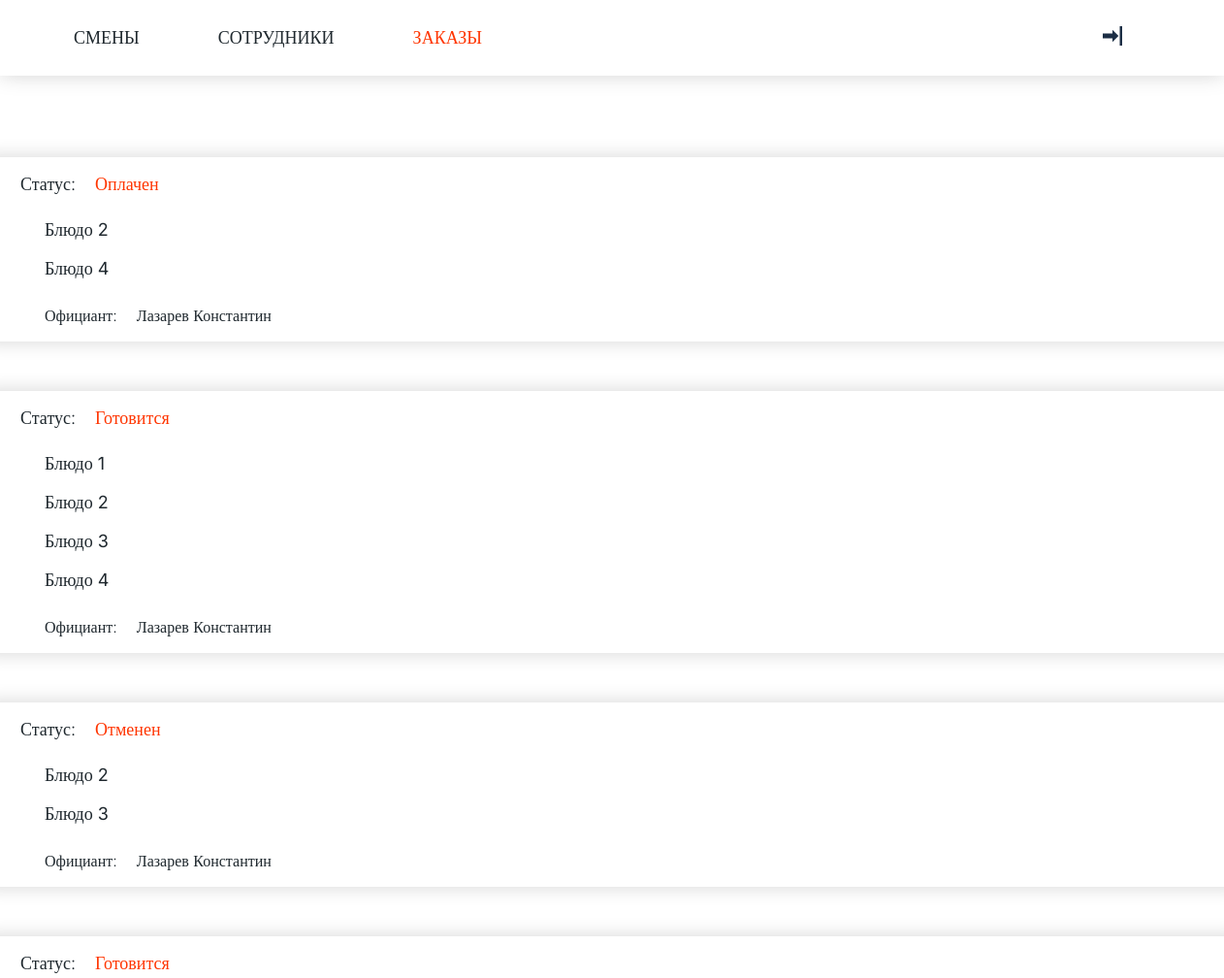
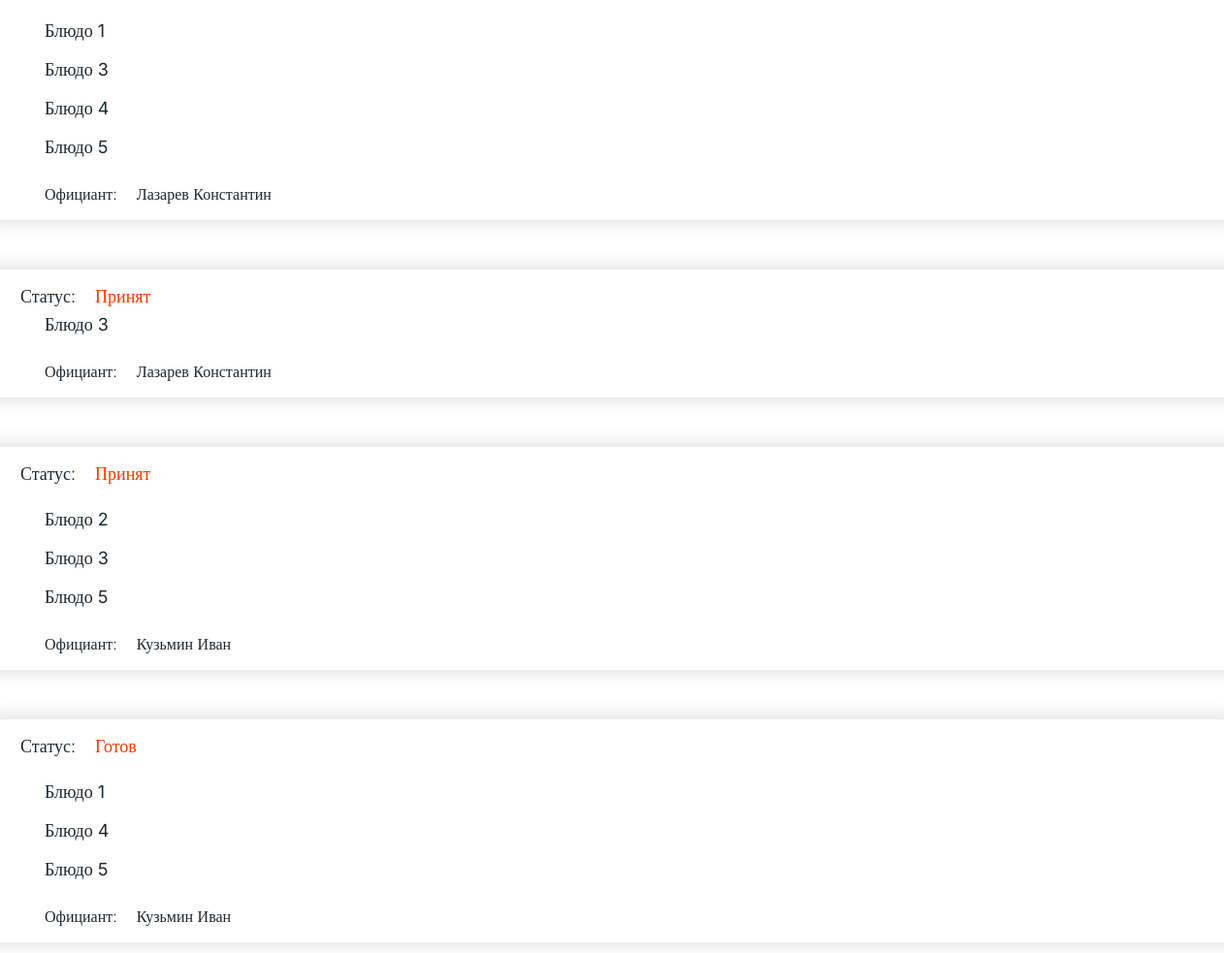
/orders?shift_id=3 (signed in), run on the app's committed database (2 pictures, top to bottom).
### tables this page shows
CREATE TABLE `order` (
  `id` int NOT NULL,
  `order_status_id` int NOT NULL,
  `shift_id` int NOT NULL,
  `user_id` int NOT NULL
);

CREATE TABLE `order_status` (
  `id` int NOT NULL,
  `name` varchar(20) NOT NULL
);

CREATE TABLE `position` (
  `id` int NOT NULL,
  `name` varchar(45) NOT NULL
);

CREATE TABLE `user` (
  `id` int NOT NULL,
  `name` varchar(50) NOT NULL,
  `login` varchar(20) NOT NULL,
  `password` varchar(20) NOT NULL,
  `photo_file` varchar(45) DEFAULT NULL,
  `role_id` int NOT NULL
);

### src/SQL.php (called while the page is built, shortened)
<?php
class SQL {
    public static function select($table, $column=NULL, $value=NULL, $column1=NULL, $value1=NULL, $sorted=NULL) {
        $self = new self;
        $db = $self->db;
        $request = "SELECT * FROM `$table`";
        if ($column != NULL && $value != NULL) {
            if (is_array($value)) {
                $request .= " WHERE $column IN (".implode(', ', $value).")";
            } else {
                $request .= " WHERE $column = '$value'";
            }
        }
        $result = $db->query($request);
        return $self->processing($result);
    }
    private function connect() {
        $this->db = include APP_PATH."/config/db.php";
    }
    private function processing($result) {
        $array = [];
        while ($row = $result->fetch_assoc()) {
            $array[] = $row;
        }
        return $array;
    }
}

### src/View.php (called while the page is built, shortened)
<?php
class View {
    public function pages($page) {
        include_once APP_PATH."/views/pages/$page.php";
    }
}

### src/App.php (called while the page is built, shortened)
<?php
class App {
    public function run() {
        $router = new Router;
        $uri = $_SERVER['REQUEST_URI'];
        $uri = str_contains($uri, '?') ? strstr($uri, '?', true) : $uri;
        $method = $_SERVER['REQUEST_METHOD'];
        $router->move($uri, $method);
    }
}

### index.php (called while the page is built, shortened)
<?php
$app = new App;
$app->run();

### config/db.php (called while the page is built)
<?php
$DB_LOCAL = "localhost";
$DB_USER = "root";
$DB_PASS = "";
$DB_NAME = "prak";
$db = mysqli_connect($DB_LOCAL, $DB_USER, $DB_PASS, $DB_NAME);
return $db;

### src/Order.php (the view, shortened to what this page needs)
<?php
class Order {
    private $user_role;
    public function orderByRole() {
        match ($this->user_role) {
            '1' => $this->admin(),
            '2' => $this->waiter(),
            '3' => $this->cook()
        };
    }
    private function admin() {
        if (!empty($_GET['shift_id'])) {
            $result = SQL::select('order', 'shift_id', $_GET['shift_id']);
            if (!empty($result)) {
                foreach($result as $row) {
                    $status = SQL::select('order_status', 'id', $row['order_status_id']);
                    $status = '<div class="status-value">'.$status[0]['name'].'</div>';
                    $waiter = SQL::select('user', 'id', $row['user_id']);
                    $waiter = '<div class="waiter">Официант:<div>'.$waiter[0]['name'].'</div></div>';
                    $positions = $this->positions($row['id']);
                    echo $this->order($row['id'], $positions, $status, waiter:$waiter);
                }
            }
        }
    }
    private function order($order_id, $positions=NULL, $status=NULL, $change=NULL, $waiter=NULL) {
        return <<<END
                <div class="order" value="$order_id">
                    <div class="header">
                        <div>
                            <div class="status">Статус:</div>
                            {$status}
                            {$change}
                        </div>
                    </div>
                    <div class="positions">
                        <ul>
                        {$positions}
                        </ul>
                    </div>
                    {$waiter}
                </div>
        END;
    }
    private function positions($order_id) {
        $positions = SQL::select('order_to_position', 'order_id', $order_id);
        $positionsList = [];
        foreach($positions as $position) {
            $name = SQL::select('position', 'id', $position['position_id']);
            $positionsList[] = '<li value="'.$position['position_id'].'">'.$name[0]['name'].'</li>';
        }
        return implode(" ", $positionsList);
    }
    private function userInfo() {
        $user = $_SESSION['user'];
        $this->user_role = $user->info['role_id'];
    }
}

### views/static/css/style_orders.css (style rules this page uses)
body { top: 0; left: 0; color: rgb(31, 40, 46); font-family: Inter; margin: 0px; font-size: 18px; }
.order { padding-left: 17px; padding-top: 17px; padding-bottom: 17px; border-radius: 10px; box-shadow: 0px 0px 20px 0px rgba(0, 0, 0, 0.17); display: grid; gap: 7px; }
.header { display: grid; margin-left: 25px; cursor: pointer; }
.header div { display: flex; align-items: center; }
.status { font-weight: 300; }
.positions { margin-left: 50px; }
ul { list-style-type: none; padding-inline-start: 0px; margin-block-start: 0px; margin-block-end: 0px; }
ul li { margin: 18px 0; }
ul li:last-child { margin: 0 0; }
.status-value { color: rgb(255, 53, 0); margin-left: 20px; }
.waiter { display: flex; align-items: center; margin-top: 20px; margin-left: 50px; font-weight: 300; font-size: 16px; }
.waiter div { margin-left: 20px; }

### data on the page
order: $order_id 1 (drawn), order_status.name "Оплачен", position.name "Блюдо 2 Блюдо 4", user.name "Лазарев Константин"
order: $order_id 2 (drawn), order_status.name "Готовится", position.name "Блюдо 1 Блюдо 2 Блюдо 3 Блюдо 4", user.name "Лазарев Константин"
order: order_status.name "Отменен", position.name "Блюдо 2 Блюдо 3", user.name "Лазарев Константин"
order: $order_id 4 (drawn), order_status.name "Готовится", position.name "Блюдо 1 Блюдо 3 Блюдо 4 Блюдо 5", user.name "Лазарев Константин"
order: $order_id 5 (drawn), order_status.name "Принят", position.name "Блюдо 3", user.name "Лазарев Константин"
order: $order_id 6 (drawn), order_status.name "Принят", position.name "Блюдо 2 Блюдо 3 Блюдо 5", user.name "Кузьмин Иван"
order: $order_id 7 (drawn), order_status.name "Готов", position.name "Блюдо 1 Блюдо 4 Блюдо 5", user.name "Кузьмин Иван"
